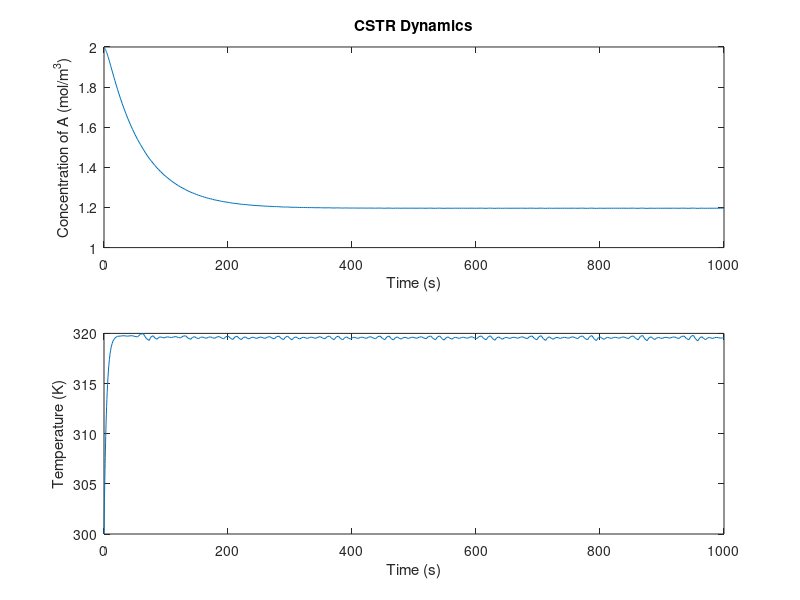

The MATLAB script that drew this image:
function cstr_simulation()
    % CSTR simulation for a simple reaction A -> B with heat effects
    
    % Parameters
    CA0 = 2.0;      % Initial concentration of A (mol/m3)
    T0 = 300;       % Inlet temperature (K)
    V = 1.0;        % Reactor volume (m3)
    q = 0.01;       % Flow rate (m3/s)
    k0 = 1.0e6;     % Pre-exponential factor (1/s)
    Ea = 50000;     % Activation energy (J/mol)
    R = 8.314;      % Gas constant (J/mol·K)
    H = -50000;     % Heat of reaction (J/mol)
    rho = 1000;     % Density (kg/m3)
    Cp = 4.18;      % Heat capacity (J/kg·K)
    UA = 1000;      % Heat transfer coefficient * area (W/K)
    Tc = 320;       % Coolant temperature (K)
    
    % Initial conditions
    y0 = [CA0; T0]; % [CA; T]
    
    % Time span
    tspan = [0 1000]; % Simulation time (s)
    
    % Solve ODEs
    [t, y] = ode45(@cstr_odes, tspan, y0);
    
    % Extract results
    CA = y(:,1);
    T = y(:,2);
    
    % Calculate conversion
    X = (CA0 - CA) / CA0;
    
    % Plot results
    figure;
    subplot(2,1,1);
    plot(t, CA);
    xlabel('Time (s)');
    ylabel('Concentration of A (mol/m^3)');
    title('CSTR Dynamics');
    
    subplot(2,1,2);
    plot(t, T);
    xlabel('Time (s)');
    ylabel('Temperature (K)');
    
    % Display steady-state values
    fprintf('Steady-state concentration of A: %.4f mol/m^3\n', CA(end));
    fprintf('Steady-state temperature: %.2f K\n', T(end));
    fprintf('Steady-state conversion: %.2f%%\n', X(end)*100);
    
    % ODE function
    function dydt = cstr_odes(~, y)
        CA = y(1);
        T = y(2);
        
        % Reaction rate
        k = k0 * exp(-Ea/(R*T));
        rA = k * CA;
        
        % Material balance for A
        dCAdt = (q/V)*(CA0 - CA) - rA;
        
        % Energy balance
        dTdt = (q/V)*(T0 - T) + (-H/rho/Cp)*rA - (UA/rho/Cp/V)*(T - Tc);
        
        dydt = [dCAdt; dTdt];
    end
end
